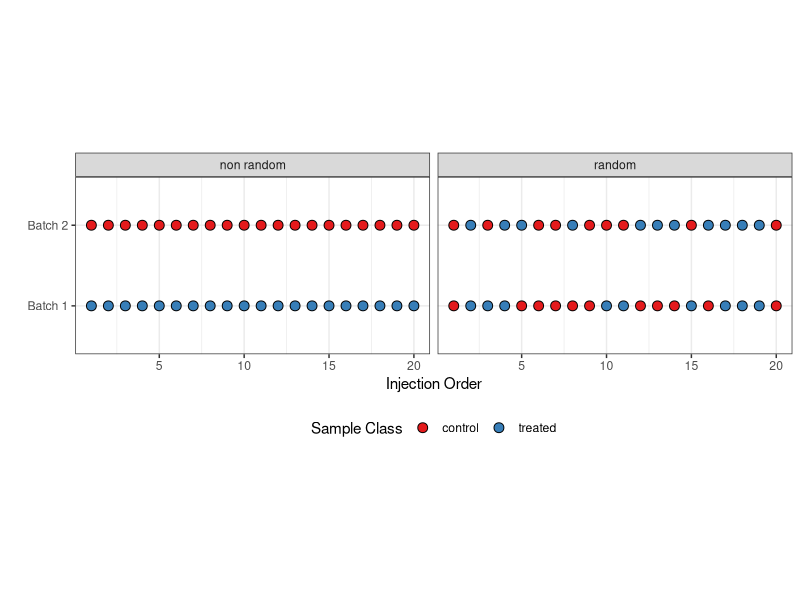
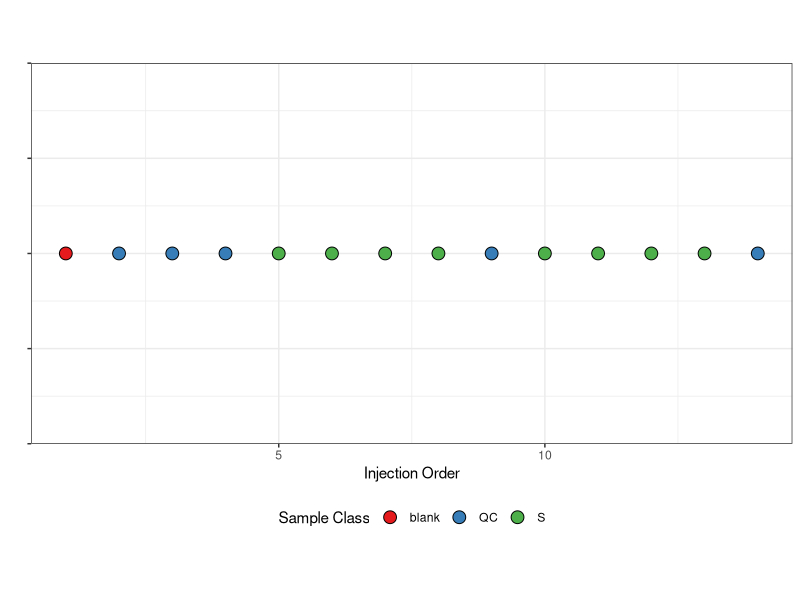

These figures' R source, in order: (Note: this script raises an error after producing the figures.)
## ---- chunk 1
knitr::opts_chunk$set(echo = FALSE, out.extra = "keepaspectratio", dev = "cairo_pdf")
library(knitr)
library(tidyverse)
## ---- chunk 2
set.seed(123)
sample_list <- tibble(batch = rep(c("Batch 1","Batch 2"), each = 20),
                      class = rep(c("treated","control"), each = 20),
                      order = rep(1:20, times = 2)) |>
  mutate(random_class = sample(class))

class.labs <- c("non random","random")
names(class.labs) <- c("class","random_class")


sample_list |>
  ungroup() |>
  pivot_longer(contains("class")) |>
  ggplot() +
  geom_point(aes(y = batch, x = order, fill = value), pch = 21, size = 3) +
  facet_wrap(~name, labeller = labeller(name = class.labs)) +
  theme_bw() + xlab("Injection Order") + ylab("") +
  scale_fill_brewer(palette = "Set1", name = "Sample Class") +
  theme(aspect.ratio = 0.5, legend.position = "bottom")

## ---- chunk 3

tibble(order = 1:14,
       sample = c("blank","QC","QC","QC",rep(c("S","S","S","S","QC"), times = 2))) |>
  ggplot() +
  geom_point(aes(y = 1, x = order, fill = sample), pch = 21, size = 4) +
  theme_bw() + xlab("Injection Order") + ylab("") +
  scale_fill_brewer(palette = "Set1", name = "Sample Class") +
  theme(aspect.ratio = 0.5, legend.position = "bottom", axis.text.y = element_blank() )

## ---- chunk 4
include_graphics("../images/scheme_fs_msms.pdf")
## ---- chunk 5
x <- seq(1, 15, length=40)
y <- dnorm(x, mean = 10, sd = 1)

par(mfrow = c(1,3))
plot(x,y, type = "l", xlab = "time", ylab = "I", main = "Only FS")
points(x,y, col = "steelblue", pch = 19)
points(x,y, col = "steelblue", type = "h")
polygon(x,y, col = "#4682B450", border = NA)
legend("topleft", legend = c("FS","DDA"), lty = 1, col = c("steelblue", "orange"))

plot(x,y, type = "l", xlab = "time", ylab = "I", main = "FS + 1DDA")
points(x[seq(1,100,2)],y[seq(1,100,2)], col = "steelblue", pch = 19)
points(x[seq(1,100,2)],y[seq(1,100,2)], col = "steelblue", type = "h")
points(x[seq(2,100,2)],y[seq(2,100,2)], col = "orange", pch = 19)
points(x[seq(2,100,2)],y[seq(2,100,2)], col = "orange", type = "h")
polygon(x[seq(1,100,2)],y[seq(1,100,2)], col = "#4682B450", border = NA)


plot(x,y, type = "l", xlab = "time", ylab = "I", main = "FS + 3DDA")
points(x[seq(1,100,4)],y[seq(1,100,4)], col = "steelblue", pch = 19)
points(x[seq(1,100,4)],y[seq(1,100,4)], col = "steelblue", type = "h")
points(x[seq(2,100,4)],y[seq(2,100,4)], col = "orange", pch = 19)
points(x[seq(2,100,4)],y[seq(2,100,4)], col = "orange", type = "h")
points(x[seq(3,100,4)],y[seq(3,100,4)], col = "orange", pch = 19)
points(x[seq(3,100,4)],y[seq(3,100,4)], col = "orange", type = "h")
points(x[seq(4,100,4)],y[seq(4,100,4)], col = "orange", pch = 19)
points(x[seq(4,100,4)],y[seq(4,100,4)], col = "orange", type = "h")
polygon(x[seq(1,100,4)],y[seq(1,100,4)], col = "#4682B450", border = NA)
